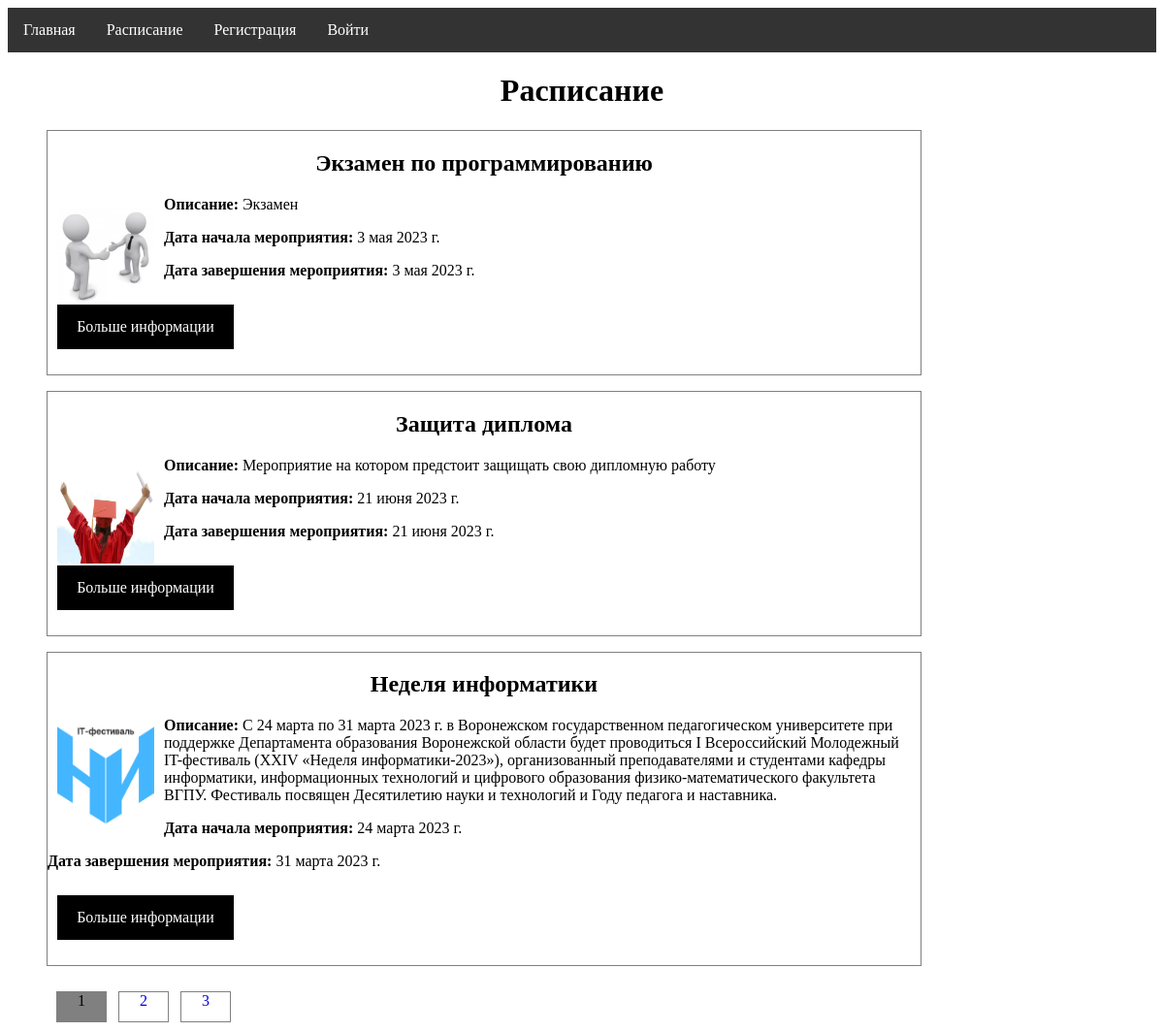
Page /schedule/ on the committed database.
### event/models.py (models this page shows, shortened)
class Event(models.Model):
    title = models.CharField(max_length=255, verbose_name="Название")
    description = models.TextField(blank=True, verbose_name="Описание")
    type = models.CharField(max_length=255, verbose_name="Тип", choices={
            ('Online', 'Online'),
            ('Offline', 'Offline'),
    })
    logo = models.ImageField(upload_to="logo", verbose_name="Логотип")
    date_start = models.DateField(verbose_name="Дата начала мероприятия")
    date_end = models.DateField(verbose_name="Дата окончания мероприятия")
    city = models.CharField(max_length=255, verbose_name="Город")
    is_published = models.BooleanField(default=True)
    def get_absolute_url(self):
        return reverse('post', kwargs={'post_id': self.pk})
    class Meta:
        verbose_name = 'Мероприятия'
        verbose_name_plural = 'Мероприятия'

### event/views.py (the view)
# urls.py: path('schedule/', EventHome.as_view(), name='schedule'),
class EventHome(DataMixin, ListView):
    model = Event
    template_name = 'event/schedule.html'
    context_object_name = 'posts'
    data = EventUser.objects.all()
    def get_context_data(self, *, object_list=None, **kwargs):
        context = super().get_context_data(**kwargs)
        c_def = self.get_user_context(title="Расписание")
        return dict(list(context.items())+list(c_def.items()))
    def get_queryset(self):
        return Event.objects.filter(is_published=True)

### event/utils.py (called while the page is built)
        def get_user_context(self, **kwargs):
                context = kwargs
                context['data'] = EventUser.objects.all()
                user_menu = menu.copy()
                if not self.request.user.is_authenticated:
                        user_menu.pop(2)
                context['menu'] = user_menu
                return context

### event/templates/event/schedule.html (shortened to what this page needs)
{% extends 'event/base.html' %}
{% block content %}
<h1 id="center_sched"> {{title}} </h1>
<ul>
    {%for p in posts %}
    <li id="border_li">
        <h2 id="event_name">{{p.title}}</h2>
         {% if p.logo %}
        <img id="img_logo" src="{{ p.logo.url }}">
        {% endif %}
        <p><strong>Описание:</strong> {{p.description}}</p>
        <p><strong>Дата начала мероприятия:</strong> {{p.date_start}}</p>
        <p><strong>Дата завершения мероприятия:</strong> {{p.date_end}}</p>
        <p id="more_info"><a href=" {{ p.get_absolute_url }} ">Больше информации</a></p>
    </li>
    {% endfor %}
</ul>
{% endblock %}

### event/static/event/css/styles.css (style rules this page uses)
#center_sched { text-align: center; }
#border_li { border: 1px solid grey; padding: 0px; max-width: 900px; list-style-type: none; }
#more_info { text-align: center; padding: 10px; min-width: 100px; text-decoration: none; }
#more_info a { display: block; color: white; padding: 14px 16px; text-decoration: none; background-color: black; max-width: 150px; }
#event_name { text-align: center; }
#img_logo { width: 100px; height: 100px; float:left; margin: 10px 10px 10px 10px; }

### rows in the picture
Event: title "Экзамен по программированию", logo (picture), description "Экзамен", date_start "3 мая 2023 г.", date_end "3 мая 2023 г."
Event: title "Защита диплома", logo (picture), description "Мероприятие на котором предстоит защищать свою дипломную работу", date_start "21 июня 2023 г.", date_end "21 июня 2023 г."
Event: title "Неделя информатики", logo (picture), description "С 24 марта по 31 марта 2023 г. в Воронежском государственном педагогическом университете при поддержке Департамента образования Воронежской области будет проводиться I Всероссийский Молодежный IT-фестиваль (XXIV «Неделя информатики-2023»), организованный преподавателями и студентами кафедры информатики, информационных технологий и цифрового образования физико-математического факультета ВГПУ. Фестиваль посвящен Десятилетию науки и технологий и Году педагога и наставника.", date_start "24 марта 2023 г.", date_end "31 марта 2023 г."

### other values in the picture
{{ m.title }} "Главная" "Расписание"
{{ title }} "Расписание"
{{ p }} "1"
{{ p }} "2" "3"
